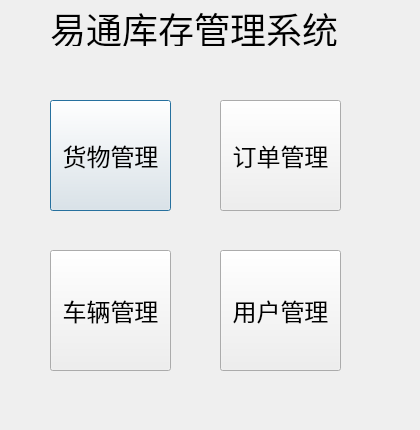
<?xml version="1.0" encoding="UTF-8"?>
<ui version="4.0">
 <class>mainDialog</class>
 <widget class="QDialog" name="mainDialog">
  <property name="geometry">
   <rect>
    <x>0</x>
    <y>0</y>
    <width>420</width>
    <height>430</height>
   </rect>
  </property>
  <property name="windowTitle">
   <string>mainDialog</string>
  </property>
  <widget class="QLabel" name="label">
   <property name="geometry">
    <rect>
     <x>50</x>
     <y>10</y>
     <width>301</width>
     <height>36</height>
    </rect>
   </property>
   <property name="font">
    <font>
     <pointsize>27</pointsize>
    </font>
   </property>
   <property name="text">
    <string>易通库存管理系统</string>
   </property>
  </widget>
  <widget class="QPushButton" name="pushButton">
   <property name="geometry">
    <rect>
     <x>50</x>
     <y>100</y>
     <width>121</width>
     <height>111</height>
    </rect>
   </property>
   <property name="font">
    <font>
     <pointsize>18</pointsize>
    </font>
   </property>
   <property name="text">
    <string>货物管理</string>
   </property>
  </widget>
  <widget class="QPushButton" name="pushButton_2">
   <property name="geometry">
    <rect>
     <x>220</x>
     <y>100</y>
     <width>121</width>
     <height>111</height>
    </rect>
   </property>
   <property name="font">
    <font>
     <pointsize>18</pointsize>
    </font>
   </property>
   <property name="text">
    <string>订单管理</string>
   </property>
  </widget>
  <widget class="QPushButton" name="pushButton_3">
   <property name="geometry">
    <rect>
     <x>220</x>
     <y>250</y>
     <width>121</width>
     <height>121</height>
    </rect>
   </property>
   <property name="font">
    <font>
     <pointsize>18</pointsize>
    </font>
   </property>
   <property name="text">
    <string>用户管理</string>
   </property>
  </widget>
  <widget class="QPushButton" name="pushButton_4">
   <property name="geometry">
    <rect>
     <x>50</x>
     <y>250</y>
     <width>121</width>
     <height>121</height>
    </rect>
   </property>
   <property name="font">
    <font>
     <pointsize>18</pointsize>
    </font>
   </property>
   <property name="text">
    <string>车辆管理</string>
   </property>
  </widget>
 </widget>
 <layoutdefault spacing="6" margin="11"/>
 <resources/>
 <connections/>
</ui>
